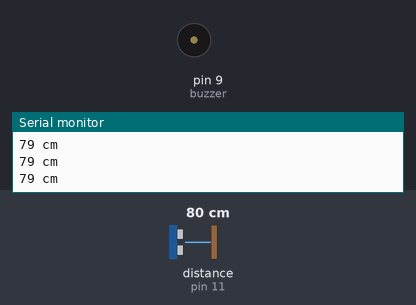
This sketch was run on a simulated Arduino Uno, built with avr-gcc and run on an emulated ATmega328P. Shown: buzzer (waves = sounding), the last lines printed to the serial monitor. Wiring (inferred from the names in the program): ultrasonic range finder: trigger pin 12; echo pin 11. The test bench sets the inputs (shaded band); at power-on: distance to the obstacle (sensor on pin 11) 80 cm. The echo pulse lasts 58.3 µs per cm.

Above: at 1.2 s.
1.3 s: distance to the obstacle (sensor on pin 11) set to 28 cm
At 2.3 s:
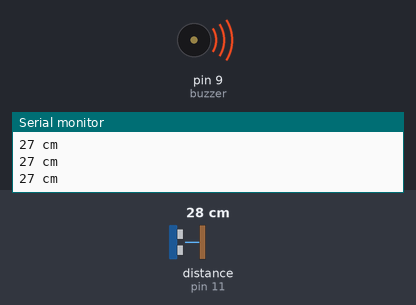
2.8 s: distance to the obstacle (sensor on pin 11) set to 120 cm
Timing chart, 0 to 5.8 s (numbered marks = the images above; inputs shaded):
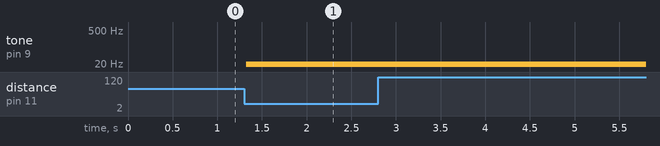

The sketch:

ultrasonic_glasses_for_the_blind.ino
```cpp
/*
Arduino code used for the Ultrasonic Sensor Sunglasses

Jacob Gardner - 5th Grade STEM Engineering Project
*/

#define trigPin 12  // These lines assign names to values
#define echoPin 11  // so they can be easily identified.
#define buzzer 9  // These are set before the code

/* This section of code below runs only one time.
 * It enables the serial monitor to see output and
 * sets the pins to input or output.
*/
void setup() {
  Serial.begin (9600);
  pinMode(trigPin, OUTPUT);
  pinMode(echoPin, INPUT);
  pinMode(buzzer, OUTPUT);
}

/* The remaining part of the code runs in a constant loop.
 * It triggers the ultrasonic sensor and calculates the
 * time it took for the sound waves to return.  It converts
 * the time in milliseconds into distance in centimeters.
 */
void loop() {
  long duration, distance;
  digitalWrite(trigPin, LOW);
  delayMicroseconds(2);
  digitalWrite(trigPin, HIGH);
  delayMicroseconds(10);
  digitalWrite(trigPin, LOW);
  duration = pulseIn(echoPin, HIGH);
  distance = (duration/2) / 29.1;
  Serial.print(distance);
    Serial.println(" cm");

// This part of the code below determines whether to
// beep depending on the distance detected. If the object
// is within 100 start the beeps.
  if(distance>50 and distance<70)
  {
    tone(buzzer,10,70);
  }
if (distance > 30 and distance < 50) {
    tone(buzzer,10,70);  // Intermitten beeps
    }
    if (distance > 0 and distance < 31) {
    tone(buzzer,10); // Long solid beep
  }
  else {
    }
  delay (20);

}
```

Measured:
- after the input at 1.3 s, tone on pin 9 (buzzer): silent → 10 Hz at once
